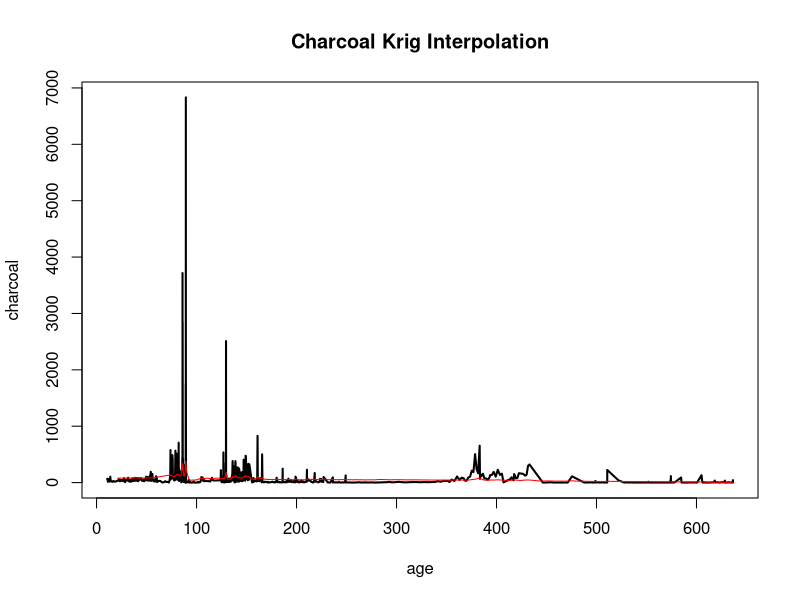
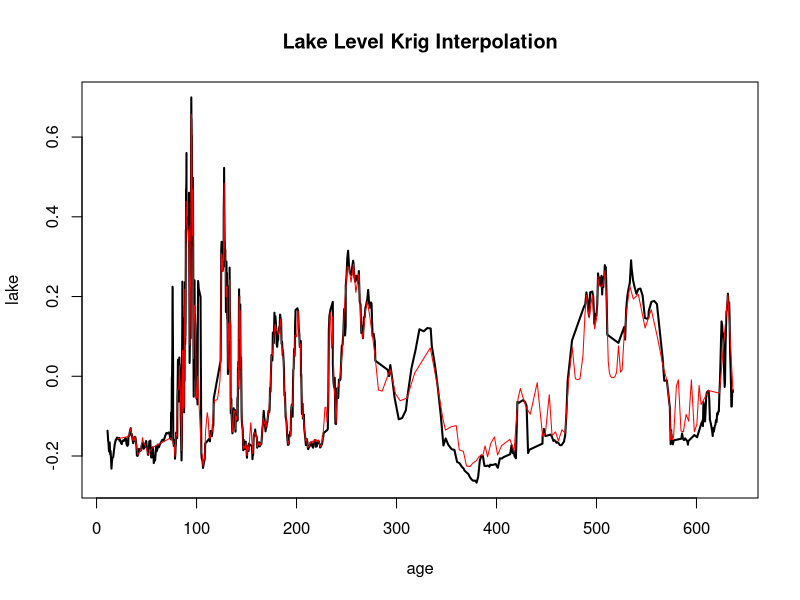
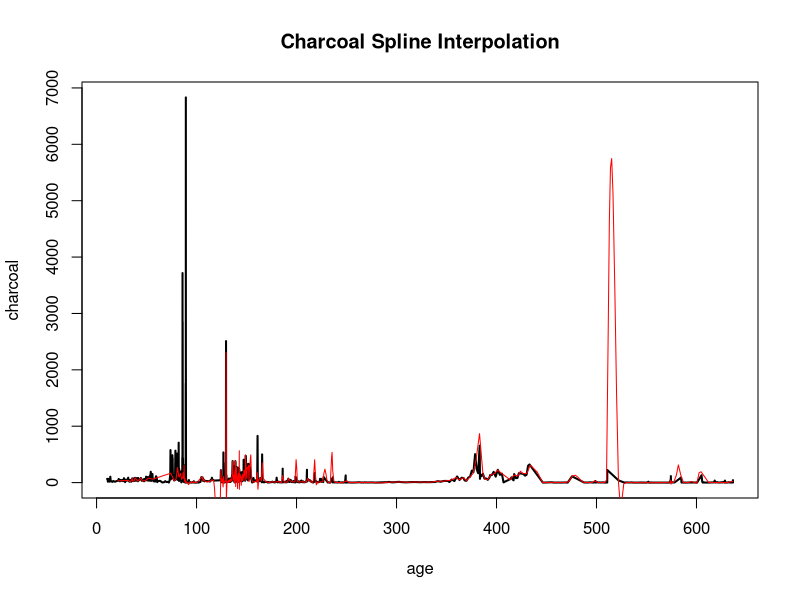
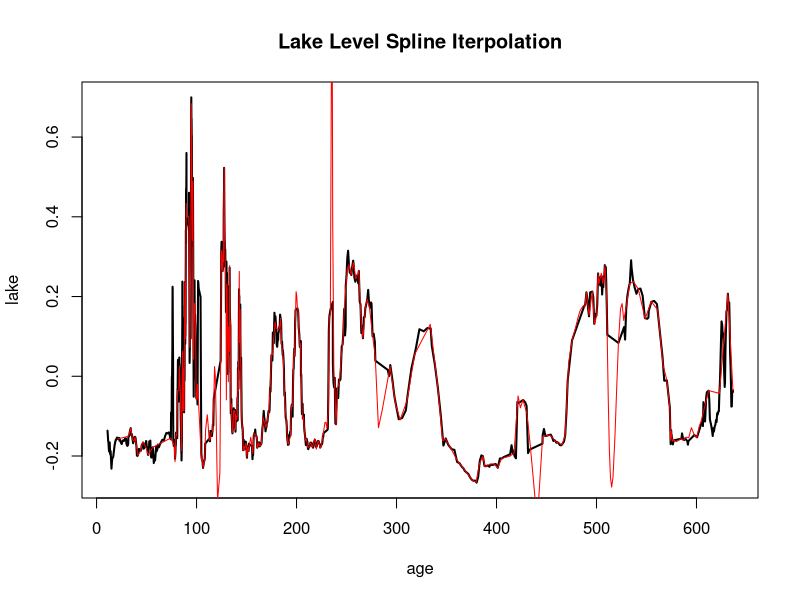
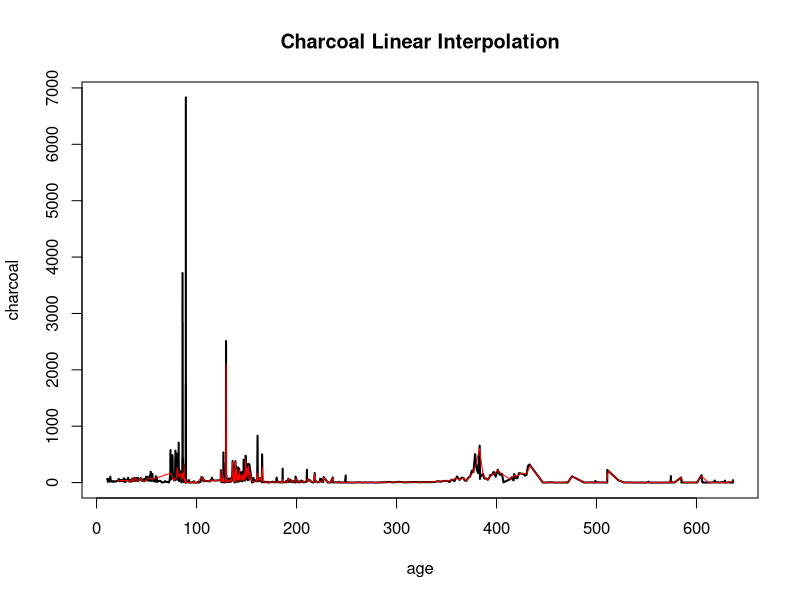
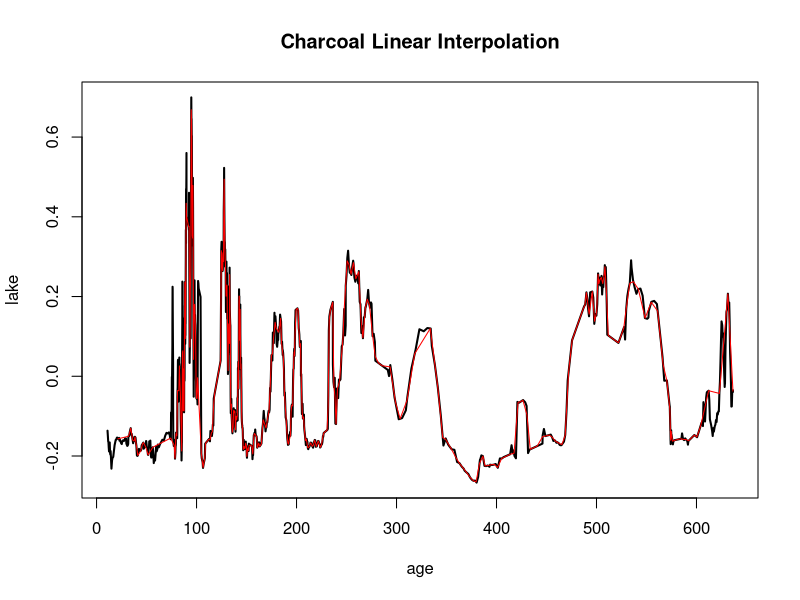

Generate these figures, in order, with R:
# We have lake level data, pollen count data, and charcoal data, all sampled at different
# time points. Pollen is sampled the most sparsely of these, so we will downsample the
# other two to match its time points. We will do this by Krigging, by cubic splines, and
# by linear interpolation to see which is best.

rm(list = ls())
graphics.off()

# library(fields) # for Krigging functions

linterp <- function(x, y, x.out){
  bad <- is.na(x) | is.na(y)
  X <- x[!bad]
  Y <- y[!bad]
  Y <- Y[order(X)]
  X <- X[order(X)]
  a <- coef(lm(Y ~ X))[2] # slope
  
  data.length <- length(X)
  X.min <- X[1]
  X.max <- X[data.length]
  Y.min <- Y[1]
  Y.max <- Y[data.length] # which.max takes the first instance, so we have to reverse
  
  n.out <- length(x.out)
  y.out <- numeric(n.out)
  for(i in 1:n.out){
    x0 <- x.out[i]
    if(x0 < X.min){
      y.out[i] <- a * (x0 - X.min) + Y.min
    }else if(x0 > X.max){
      y.out[i] <- a * (x0 - X.max) + Y.max
    }else if(any(X == x0)){
      y.out[i] <- mean(Y[which(X == x0)])
    }else{
      j <- max(which(X < x0))
      y.out[i] <- (Y[j + 1] - Y[j]) / (X[j + 1] - X[j]) * (x0 - X[j]) + Y[j]
    }
  }
  
  return(y.out)
}

pollenData <- read.csv("./data/20200722_pollen.csv")
lakeData <- read.csv("./data/20200722_lake.csv")
charcoalData <- read.csv("./data/20200722_charcoal.csv")

colnames(pollenData)[1] <- "age"
colnames(lakeData) <- c("age", "lake")
colnames(charcoalData) <- c("age", "charcoal")

# make sure data are in chronological order
pollenData <- pollenData[order(pollenData$age),]
lakeData <- lakeData[order(lakeData$age),]
charcoalData <- charcoalData[order(charcoalData$age),]

tail(pollenData)
tail(lakeData)
tail(charcoalData)

#################################
#### interpolate by Krigging ####
#################################

# index of the smallest charcoal age greater than the greatest pollen age
last.age.char <- min(which(charcoalData$age > max(pollenData$age)))
# truncate the charcoal data to just what is needed
char.trunc <- charcoalData[1:last.age.char,]
# make a 1-D Krig model of the charcoal data
char.Krig <- fields::Krig(x = matrix(char.trunc$age, ncol = 1), 
                          Y = matrix(char.trunc$charcoal, ncol = 1))
# predict the charcoal values at the pollen ages
char.Krig.pred <- fields::predict.Krig(object = char.Krig,
                                       x = pollenData$age)

plot(char.trunc, type = "l", lwd = 2, main = "Charcoal Krig Interpolation")
lines(char.Krig.pred ~ pollenData$age, lwd = 1, col = "red")

# index of the smallest lake level age greater than the greatest pollen age
last.age.lake <- min(which(lakeData$age > max(pollenData$age)))
# truncate the lake level data to just what is needed
lake.trunc <- lakeData[1:last.age.lake,]
# make a 1-D Krig model of the lake level data
lake.Krig <- fields::Krig(x = matrix(lake.trunc$age, ncol = 1),
                          Y = matrix(lake.trunc$lake, ncol = 1))
# predict the lake level values at pollen ages
lake.Krig.pred <- fields::predict.Krig(object = lake.Krig, 
                                       x = pollenData$age)

plot(lake.trunc, type = "l", lwd = 2, main = "Lake Level Krig Interpolation")
lines(lake.Krig.pred ~ pollenData$age, lwd = 1, col = "red")

######################################
#### interpolate by cubic splines ####
######################################

# index of the smallest charcoal age greater than the greatest pollen age
last.age.char <- min(which(charcoalData$age > max(pollenData$age)))
# truncate the charcoal data to just what is needed
char.trunc <- charcoalData[1:last.age.char,]
# interpolate by a cubic spline
char.spline.pred <- spline(x = char.trunc, xout = pollenData$age)[[2]]

plot(char.trunc, type = "l", lwd = 2, main = "Charcoal Spline Interpolation")
lines(char.spline.pred ~ pollenData$age, lwd = 1, col = "red")

# index of the smallest lake level age greater than the greatest pollen age
last.age.lake <- min(which(lakeData$age > max(pollenData$age)))
# truncate the lake level data to just what is needed
lake.trunc <- lakeData[1:last.age.lake,]
# interpolate by a cubic spline
lake.spline.pred <- spline(x = lake.trunc, xout = pollenData$age)[[2]]

plot(lake.trunc, type = "l", lwd = 2, main = "Lake Level Spline Iterpolation")
lines(lake.spline.pred ~ pollenData$age, lwd = 1, col = "red")

##############################
#### interpolate linearly ####
##############################

# index of the smallest charcoal age greater than the greatest pollen age
last.age.char <- min(which(charcoalData$age > max(pollenData$age)))
# truncate the charcoal data to just what is needed
char.trunc <- charcoalData[1:last.age.char,]
# interpolate linearly
char.linterp.pred <- linterp(x = char.trunc$age, 
                             y = char.trunc$charcoal, 
                             x.out = pollenData$age)

plot(char.trunc, type = "l", lwd = 2, main = "Charcoal Linear Interpolation")
lines(char.linterp.pred ~ pollenData$age, lwd = 1, col = "red")

# index of the smallest lake level age greater than the greatest pollen age
last.age.lake <- min(which(lakeData$age > max(pollenData$age)))
# truncate the lake level data to just what is needed
lake.trunc <- lakeData[1:last.age.lake,]
# interpolate linearly
lake.linterp.pred <- linterp(x = lake.trunc$age, 
                             y = lake.trunc$lake, 
                             x.out = pollenData$age)

plot(lake.trunc, type = "l", lwd = 2, main = "Charcoal Linear Interpolation")
lines(lake.linterp.pred ~ pollenData$age, lwd = 1, col = "red")

#############################
#### save interpolations #### 
#############################
# splines didn't work well, so we won't save those results

charcoalData.linterp <- data.frame("age" = pollenData$age,
                                   "charcoal" = char.linterp.pred)
write.table(x = charcoalData.linterp, 
            file = "./data/20200722_char_linterp.csv", 
            row.names = F, 
            col.names = T, 
            sep = ",")

charcoalData.Krig <- data.frame("age" = pollenData$age,
                                "charcoal" = char.Krig.pred)
write.table(x = charcoalData.Krig, 
            file = "./data/char_Krig.csv", 
            row.names = F, 
            col.names = T, 
            sep = ",")

lakeData.linterp <- data.frame("age" = pollenData$age,
                               "lake" = lake.linterp.pred)
write.table(x = lakeData.linterp, 
            file = "./data/20200722_lake_linterp.csv", 
            row.names = F, 
            col.names = T, 
            sep = ",")

lakeData.Krig <- data.frame("age" = pollenData$age,
                            "lake" = lake.Krig.pred)
write.table(x = lakeData.Krig, 
            file = "./data/lake_Krig.csv", 
            row.names = F, 
            col.names = T, 
            sep = ",")
